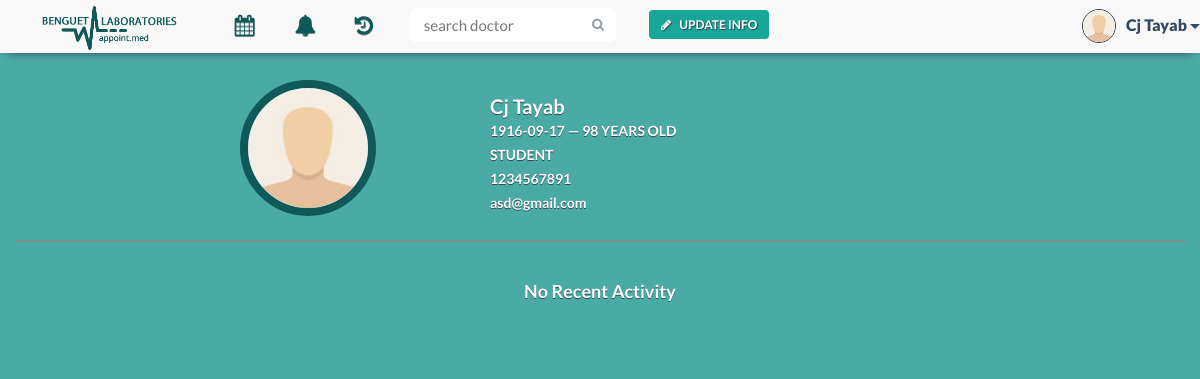
The app's page /patient.php (signed in), older data.
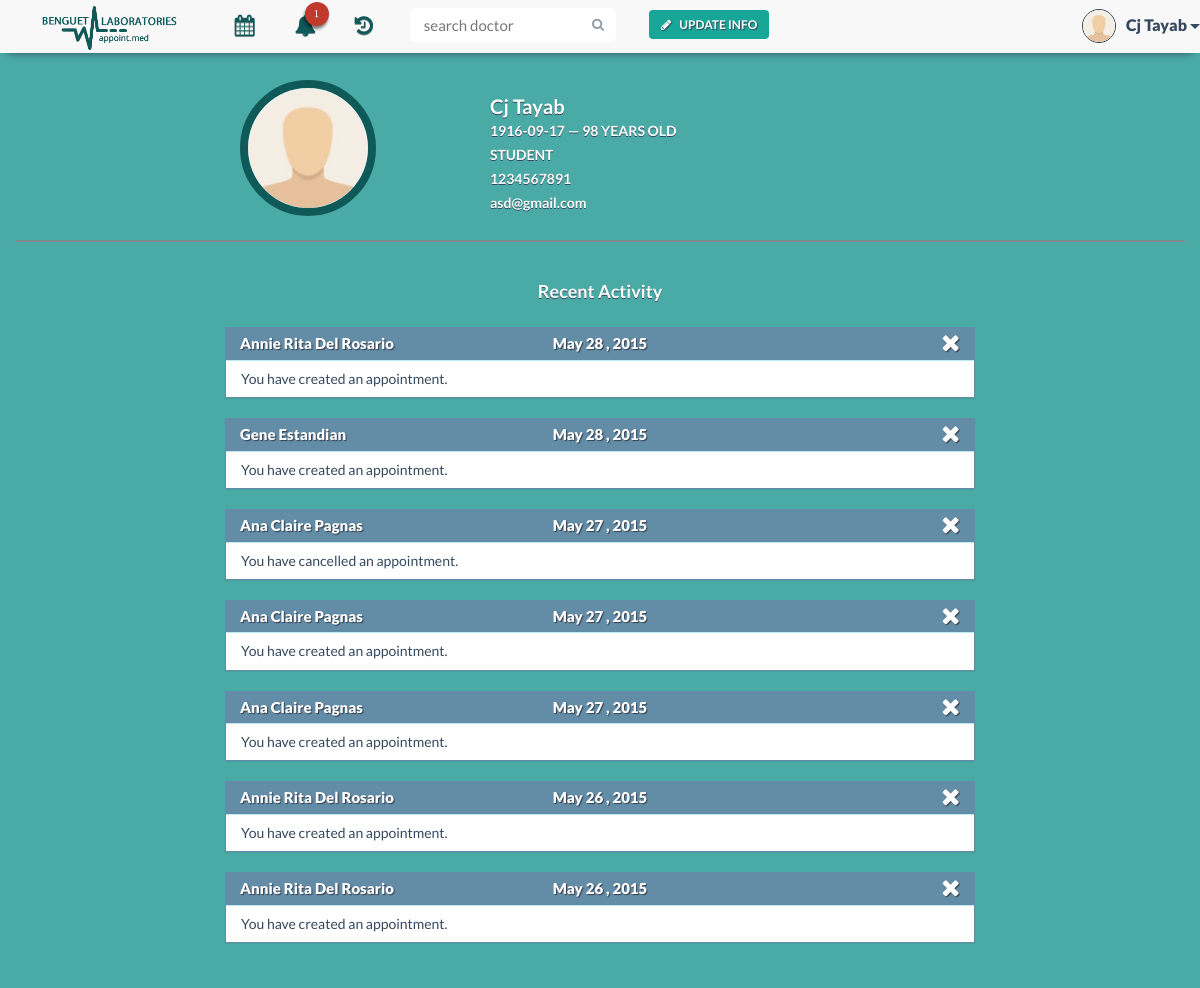
The same page, newer data.
### tables this page shows
CREATE TABLE IF NOT EXISTS `patient` (
  `patient_id` varchar(30) NOT NULL,
  `patient_name` varchar(30) NOT NULL,
  `patient_contact` varchar(20) NOT NULL,
  `birthdate` date NOT NULL,
  `email` varchar(30) NOT NULL,
  `username` varchar(30) NOT NULL,
  `occupation` text,
  PRIMARY KEY (`patient_id`),
  KEY `username` (`username`)
);

CREATE TABLE IF NOT EXISTS `notification` (
  `notification_id` int(11) NOT NULL AUTO_INCREMENT,
  `indicator` varchar(30) NOT NULL,
  `doctor_id` varchar(30) NOT NULL,
  `patient_id` varchar(30) NOT NULL,
  `legend_id` varchar(30) NOT NULL,
  `notification_date` date NOT NULL,
  `notification` text NOT NULL,
  PRIMARY KEY (`notification_id`),
  KEY `notif_id` (`legend_id`)
);

CREATE TABLE IF NOT EXISTS `doctor` (
  `doctor_id` varchar(30) NOT NULL,
  `doctor_name` varchar(30) NOT NULL,
  `specialization` text NOT NULL,
  `doctor_status` enum('In','Out','Break') NOT NULL,
  `email` varchar(30) NOT NULL,
  `username` varchar(30) NOT NULL,
  PRIMARY KEY (`doctor_id`),
  KEY `username` (`username`)
);

### patient.php (the view, shortened to what this page needs)
<!DOCTYPE html>
<html lang="en">
    <?php
    include 'include/head.php';
    include 'connectdatabase.php';
    ?>
    <body>
        <div class="container">
            <?php
            $username = $_SESSION['username'];
            $result = mysqli_query($con, "SELECT * FROM patient WHERE username LIKE '$username'") or die(mysqli_error());
            $row = mysqli_fetch_array($result);
            $patient_id = $row['patient_id'];
            $patient_n = $row['patient_name'];
            $n_result = mysqli_query($con, "SELECT * FROM notification WHERE patient_id LIKE '$patient_id' ORDER BY 6 DESC, 1 DESC LIMIT 10");
            $date_today = date('Y-m-d');
            $count_result = mysqli_query($con, "SELECT COUNT(notification) AS count FROM notification WHERE patient_id LIKE '$patient_id' AND (indicator = 'doctor' OR indicator = 'admin')");
            $count_row = mysqli_fetch_array($count_result);
            $count_announcement = mysqli_query($con, "SELECT * FROM announcement WHERE start_publish <= '$date_today' AND end_publish >= '$date_today' AND (send_to = 'all' OR send_to = 'patient')");
            $notif_count = $count_row['count'];
            $announcement_count = mysqli_num_rows($count_announcement);
            $notif_count2 = $notif_count + $announcement_count;
            ?>
            <?php
            include 'include/pt-nav-start.php';
            ?>
            <ul class="nav navbar-nav">
                <li class="dropdown tooltip-bottom" data-tooltip="Appointments">
                    <a href="#" class="dropdown-toggle" data-toggle="dropdown" role="button" aria-expanded="false"><i class="fa fa-calendar fa-lg"></i>Appointments<span class="caret"></span></a>
                </li>
                <li class="tooltip-bottom" data-tooltip="Notifications">
                    <a href="notifications.php">
                        <i class="fa fa-bell fa-lg">
                            <?php
                            if ($notif_count2 == 0)
                                echo '<span class="badge hide">' . $notif_count2 . '</span>';
                            else
                                echo '<span class="badge">' . $notif_count2 . '</span>';
                            ?>
                        </i>Notifications
                    </a>
                </li>
                <li class="dropdown tooltip-bottom" data-tooltip="History">
                    <a href="#" class="dropdown-toggle" data-toggle="dropdown" role="button" aria-expanded="false"><i class="fa fa-history fa-lg"></i>History<span class="caret"></span></a>
                </li>
                <?php
                include 'include/pt-nav-end.php';
                ?>
                <div class="container-fluid" id="patient-info">
                    <div class="row">
                        <div class="col-xs-12 col-md-2 col-md-offset-2">
                            <img src="img/profile/<?php
                            $file = "img/profile/" . $patient_id . ".jpg";
                            if (file_exists($file)) {
                                echo $patient_id;
                            } else {
                                echo 'profile_avatar';
                            }
                            ?>.jpg" class="img-responsive">
                        </div>
                        <div class="col-xs-12 col-md-5 user-md">
                            <div class="p-info">
                                    <h1><?php echo $row['patient_name']; ?></h1>
                                    <?php
                                    $birthday = explode("-", $row['birthdate']);
                                    $age = (date("md", date("U", mktime(0, 0, 0, $birthday[1], $birthday[2], $birthday[0]))) > date("md") ? ((date("Y") - $birthday[0]) - 1) : (date("Y") - $birthday[0]));
                                    ?>
                                    <p><?php echo $row['birthdate']; ?> &mdash; <?php echo $age; ?> years old</p>
                                    <p><?php echo $row['occupation']; ?></p>
                                    <p><?php echo $row['patient_contact']; ?></p>
                                    <p class="email"><?php echo $row['email']; ?></p>
                            </div>
                        </div>
                    </div>
                </div>
                <div class="container-fluid patient-activity">
                    <div class="row">
                        <div class="col-md-6 col-md-offset-3">
                        </div>
                        <?php
                        if (mysqli_num_rows($n_result) >= 1) {
                            echo '<h1 class="text-center row-header2-fff">Recent Activity</h1>';
                            while ($n_row = mysqli_fetch_array($n_result)) {
                                if ($n_row['indicator'] == 'patient') {
                                    if ($n_row['patient_id'] == $patient_id) {
                                        $n_id = $n_row['legend_id'];
                                        $n_did = $n_row['doctor_id'];
                                        $notif_date = date("F j , Y", strtotime($n_row["notification_date"]));
                                        $n_legend = mysqli_query($con, "SELECT * FROM notification_legend WHERE legend_id LIKE '$n_id'");
                                        $n_color = mysqli_fetch_array($n_legend);
                                        $d_result = mysqli_query($con, "SELECT * FROM doctor WHERE doctor_id LIKE '$n_did'");
                                        $doc = mysqli_fetch_array($d_result);
                                        if ($n_color['color'] == 'orange') {
                                            echo "<div class='col-xs-12 col-md-8 col-md-offset-2'>
                                                    <div class='panel panel-notif panel-warning'>
                                                        <div class='panel-heading'><span class='hidden-xs hidden-sm'>Dr. " . $doc["doctor_name"] . "</span>" . $notif_date . "
                                                            <a href=\"close_notif_prof.php?nid=$n_row[notification_id]&desc=$n_row[notification]\" title='Close'><i class='fa fa-remove delete-btn x-btn'></i></a>
                                                        </div>
                                                        <div class='panel-body'>
                                                             You have rescheduled an appointment.<span class='visible-xs visible-sm notif-name'>&mdash; Dr. " . $doc['doctor_name'] . "</span>
                                                        </div>
                                                    </div>
                                                </div>";
                                        } else if ($n_color['color'] == 'blue') {
                                            if($n_row['notification'] == 'A patient has requested an appointment.')
                                                $notification_m = 'You have created an appointment.';
                                            else
                                                $notification_m = 'You have cancelled an appointment.';
                                            echo "<div class='col-xs-12 col-md-8 col-md-offset-2'>
                                                    <div class='panel panel-notif panel-info'>
                                                        <div class='panel-heading'><span class='hidden-xs hidden-sm'>" . $doc["doctor_name"] . "</span>" . $notif_date . "
                                                            <a href=\"close_notif_prof.php?nid=$n_row[notification_id]&desc=$n_row[notification]\" title='Close'><i class='fa fa-remove delete-btn x-btn'></i></a>
                                                        </div>
                                                        <div class='panel-body'>
                                                            " . $notification_m . "<span class='visible-xs visible-sm notif-name'>&mdash; Dr. " . $doc['doctor_name'] . "</span>
                                                        </div>
                                                    </div>
                                                </div>";
                                        }
                                    }
                                }
                            }
                        } else
                            echo '<h1 class="text-center row-header2-fff">No Recent Activity</h1>';
                        ?>
                    </div>
                </div>
        </div>
    </body>
</html>

### include/head.php (shortened to what this page needs)
<head>
    <link href="css/bootstrap.min.css" rel="stylesheet">
    <link href="css/font-awesome.min.css" rel="stylesheet">
    <link href="css/font-awesome.css" rel="stylesheet">
    <link href="css/bootstrap-datetimepicker.min.css" rel="stylesheet">
    <link href="css/styles.css" rel="stylesheet">
    <link href="css/search.css" rel="stylesheet">
    <link href="css/tooltip.css" rel="stylesheet">
    <link href="css/scrolltop.css" rel="stylesheet">
</head>

### include/pt-nav-start.php (shortened to what this page needs)
<nav class="navbar navbar-default navbar-fixed-top">
    <div class="container">
        <div class="navbar-header">
            <a class="navbar-brand logo-text hidden-sm hidden-xs" href="#">appoint.med</a>
            <div class="navbar-logo hidden-sm hidden-xs">
            </div>
        </div>
        <div class="collapse navbar-collapse" id="bs-example-navbar-collapse-1">

### include/pt-nav-end.php (shortened to what this page needs)
                <li class="nav-button navbar-right">
                    <button type="button" class="btn btn-default btn-noborder green-btn nav-modal-button" data-toggle="modal" data-target=".bs-pt-edit-profile-modal-lg" data-id="'.$appointment_id.'" data-patient-id="'.$patient_id.'">
                    <i class="fa fa-pencil"></i>Update Info</button>
                </li>
                <form class="navbar-form navbar-right" method="post" role="search" action="search.php">
                    <div class="input-group search-bar">
                        <input type="text" class="form-control" name="search" placeholder="search doctor" id="inputSearch">
                        <span class="input-group-btn">
                            <button type="submit" class="btn"><i class="fa fa-search"></i></button>
                        </span>
                    </div>
                </form>
            </ul>
            <ul class="nav navbar-nav navbar-right signedin">
                <div class="btn-group navbar-right tooltip-bottom" data-tooltip="You">
                    <button type="button" class="btn btn-default btn-lg btn-noborder dropdown-toggle" data-toggle="dropdown" aria-expanded="false">
                        <div class="signedin-photo">
                            <img src="img/profile/<?php
                            $file = "img/profile/" . $patient_id . ".jpg";
                            if (file_exists($file)) {
                                echo $patient_id;
                            } else {
                                echo 'profile_avatar';
                            }
                            ?>.jpg" class="img-responsive">
                        </div>
            <?php echo $patient_n ?>
                        <span class="caret"></span>
                    </button>
                </div>
            </ul>
        </div>
    </div>
</nav>

### css/tooltip.css (style rules this page uses)
[data-tooltip], .tooltip { position: relative; cursor: pointer; }
[data-tooltip]:before, [data-tooltip]:after, .tooltip:before, .tooltip:after { position: absolute; visibility: hidden; -ms-filter: "progid:DXImageTransform.Microsoft.Alpha(Opacity=0)"; filter: progid:DXImageTransform.Microsoft.Alpha(Opacity=0); opacity: 0; -webkit-transition: opacity 0.2s ease-in-out, visibility 0.2s ease-in-out, -webkit-transform 0.2s cubic-bezier(0.71, 1.7, 0.77, 1.24); -moz-transition: opacity 0.2s ease-in-out, visibility 0.2s ease-in-out, -moz-transform 0.2s cubic-bezier(0.71, 1.7, 0.77, 1.24); transition: opacity 0.2s ease-in-out, visibility 0.2s ease-in-out, transform 0.2s cubic-bezier(0.71, 1.7, 0.77, 1.24); -webkit-transform: translate3d(0, 0, 0); -moz-transform: translate3d(0, 0, 0); transform: translate3d(0, 0, 0); pointer-events: none; }
.tooltip:before, [data-tooltip]:before { z-index: 1001; border: 6px solid transparent; background: transparent; content: ""; }
.tooltip:after, [data-tooltip]:after { z-index: 1002; padding: 8px; min-width: 120px; background-color: #000; background-color: hsla(0, 0%, 20%, 0.9); color: #fff; content: attr(data-tooltip); font-size: 14px; line-height: 1.2; text-align: center; }
[data-tooltip]:before, [data-tooltip]:after, .tooltip:before, .tooltip:after, .tooltip-top:before, .tooltip-top:after { bottom: 100%; left: 50%; }
[data-tooltip]:before, .tooltip:before, .tooltip-top:before { margin-left: -6px; margin-bottom: -12px; border-top-color: #000; border-top-color: hsla(0, 0%, 20%, 0.9); }
[data-tooltip]:after, .tooltip:after, .tooltip-top:after { margin-left: -60px; }
.tooltip-bottom:before, .tooltip-bottom:after { top: 100%; bottom: auto; left: 50%; }
.tooltip-bottom:before { margin-top: -12px; margin-bottom: 0; border-top-color: transparent; border-bottom-color: #000; border-bottom-color: hsla(0, 0%, 20%, 0.9); }

Row changes from the older to the newer data that the page shows:
added notification: doctor.doctor_name "Annie Rita Del Rosario", notification_date "May 28 , 2015", notification "You have created an appointment."
added notification: doctor.doctor_name "Gene Estandian", notification_date "May 28 , 2015", notification "You have created an appointment."
added notification: doctor.doctor_name "Ana Claire Pagnas", notification_date "May 27 , 2015", notification "You have cancelled an appointment."
added notification: doctor.doctor_name "Ana Claire Pagnas", notification_date "May 27 , 2015", notification "You have created an appointment."
added notification: doctor.doctor_name "Ana Claire Pagnas", notification_date "May 27 , 2015", notification "You have created an appointment."
added notification: doctor.doctor_name "Annie Rita Del Rosario", notification_date "May 26 , 2015", notification "You have created an appointment."
added notification: doctor.doctor_name "Annie Rita Del Rosario", notification_date "May 26 , 2015", notification "You have created an appointment."
Text that changed along with them:
$notif_count2: (not shown) → "1"
text no longer shown: "No Recent Activity"
text now shown: "Recent Activity"
